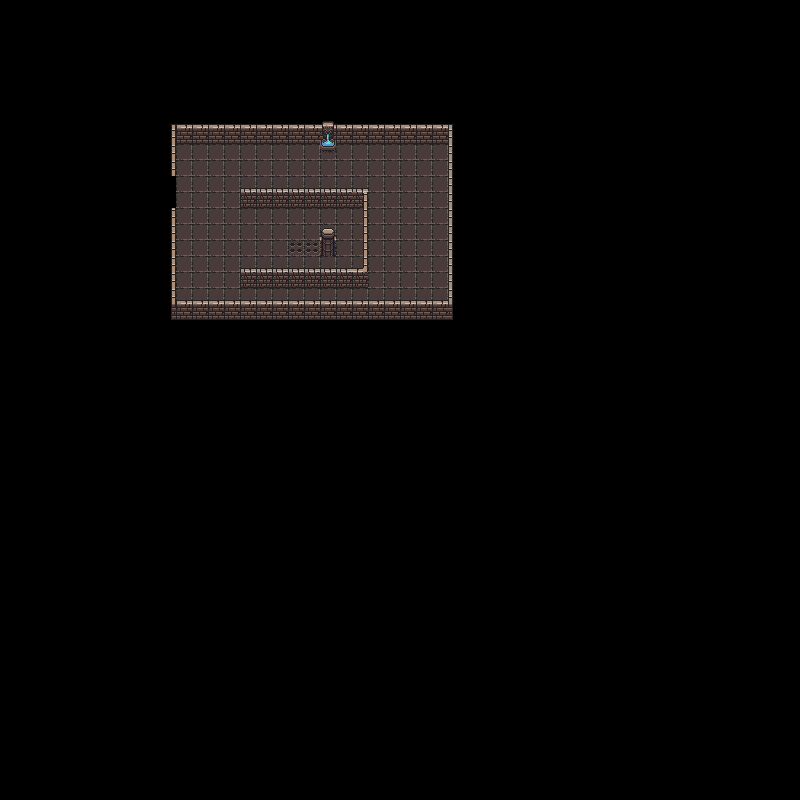

A 2D game scene composited from a Tiled map and its tileset images. What follows is a short description and the map's XML, with each tile layer's data collapsed to a summary:
An orthogonal 50x50 tile map with 16x16 px tiles, 2 tile layers (floor, wall).

<map version="1.0" tiledversion="1.0.3" orientation="orthogonal" renderorder="right-down" width="50" height="50" tilewidth="16" tileheight="16" nextobjectid="1">
 <tileset firstgid="1" source="res/untitled.tsx" />
 <layer name="floor" width="50" height="50">
  <data>[2500 cells, 187 non-empty, 2 distinct tile ids]</data>
 </layer>
 <layer name="wall" width="50" height="50">
  <data>[2500 cells, 130 non-empty, 17 distinct tile ids]</data>
 </layer>
 <objectgroup name="entities" />
</map>
